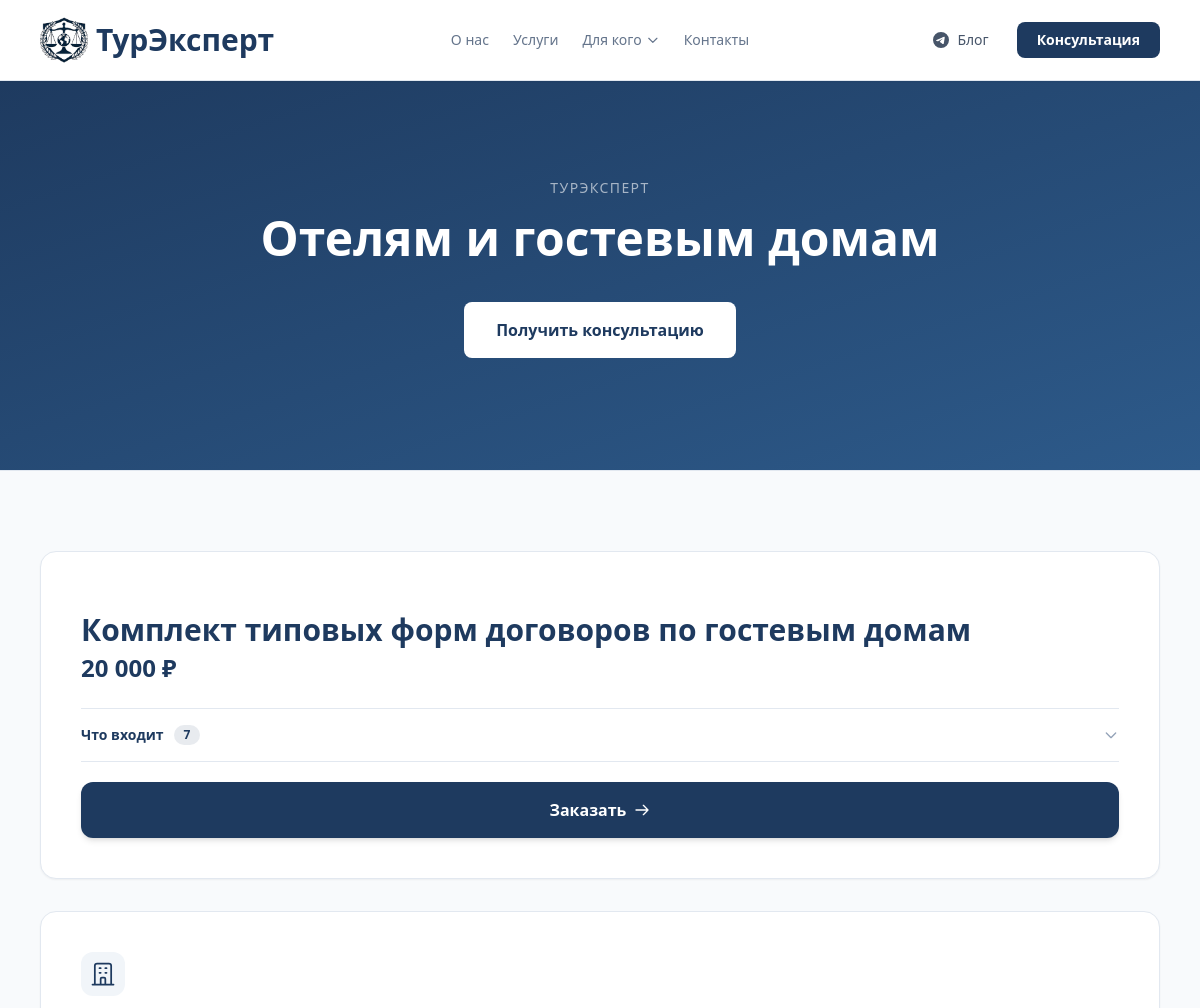
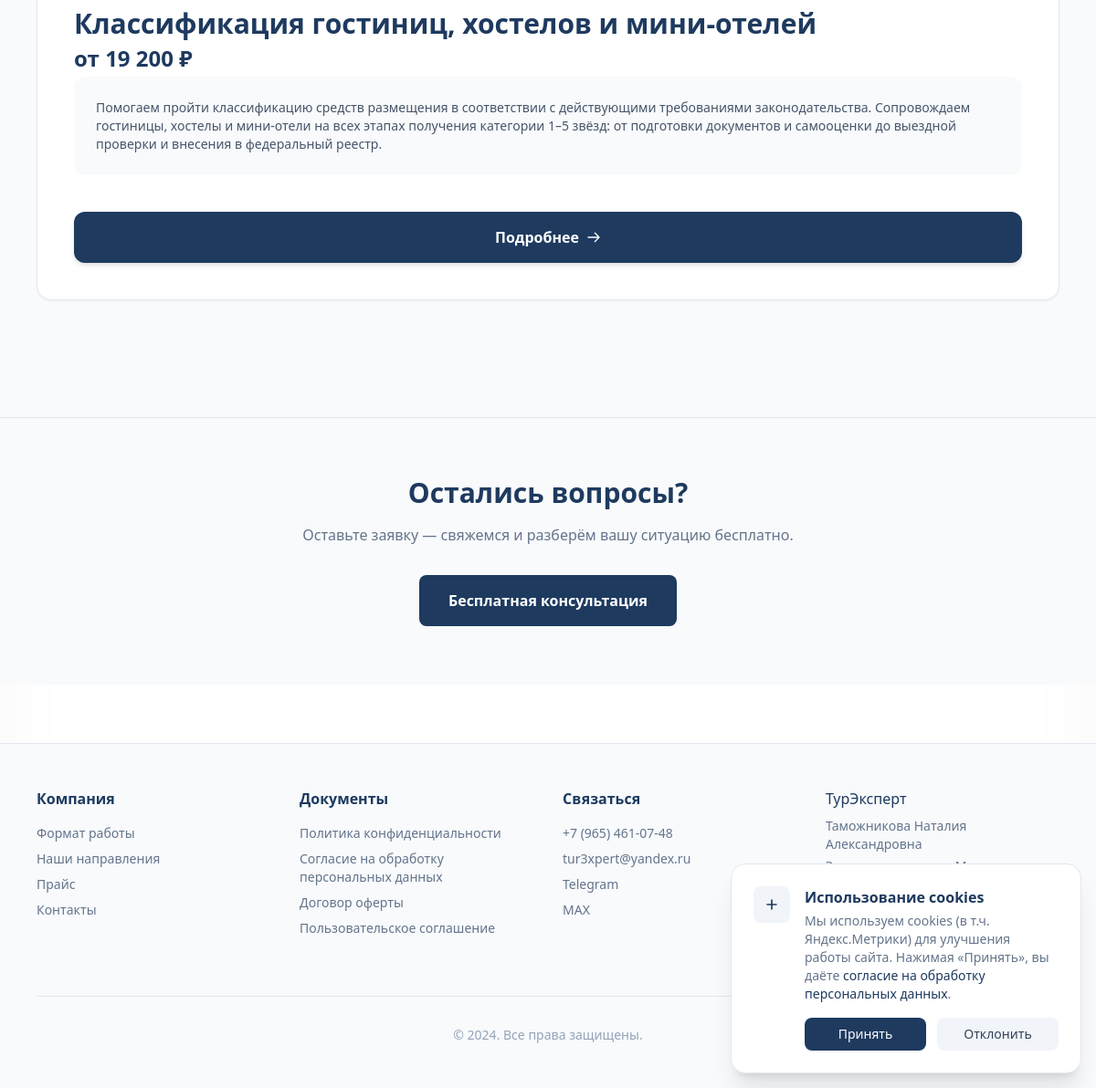
/dlya/oteliam-i-gostevym-domam/, run on the app's committed database (2 pictures, top to bottom).
### core/models.py (models this page shows, shortened)
class AudiencePage(models.Model):
    slug = models.SlugField("URL (slug)", unique=True, allow_unicode=True)
    title = models.CharField("Заголовок", max_length=200)
    subtitle = models.CharField("Подзаголовок", max_length=400, blank=True)
    content = models.TextField("Основной текст", blank=True)
    meta_description = models.CharField("Meta description (SEO)", max_length=300, blank=True)
    is_published = models.BooleanField("Опубликована", default=False)
    order = models.PositiveIntegerField("Порядок в меню", default=0)
    class Meta:
        verbose_name = "Страница аудитории"
        verbose_name_plural = "Страницы аудиторий"
        ordering = ['order']

class PriceCard(models.Model):
    CARD_TYPES = (
        ('wide', 'Широкая'),
        ('thin', 'Тонкая'),
    )
    title = models.CharField(max_length=200, verbose_name="Название услуги")
    price_display = models.CharField(max_length=100, verbose_name="Цена (текст)")
    description = models.TextField(blank=True, verbose_name="Описание")
    button_text = models.CharField(max_length=50, default="Заказать", verbose_name="Текст кнопки")
    is_highlighted = models.BooleanField(default=False, verbose_name="Выделенная карточка")
    icon_svg = models.TextField(blank=True, null=True, verbose_name="SVG иконка (код)")
    card_type = models.CharField(max_length=10, choices=CARD_TYPES, default='thin', verbose_name="Тип карточки")
    detail_page = models.ForeignKey(
        InfoPage, on_delete=models.SET_NULL, blank=True, null=True,
        verbose_name="Страница подробнее"
    )
    audience = models.ForeignKey(
        AudiencePage, on_delete=models.SET_NULL, blank=True, null=True,
        verbose_name="Страница аудитории"
    )
    order = models.PositiveIntegerField(default=0, verbose_name="Порядок")
    class Meta:
        verbose_name = "Ценовая карточка"
        verbose_name_plural = "Ценовые карточки"
        ordering = ['order']

### core/views.py (the view)
# urls.py: path('dlya/<slug:slug>/', views.audience_page, name='audience_page'),
def audience_page(request, slug):
    page = get_object_or_404(AudiencePage, slug=slug, is_published=True)
    context = {
        'page': page,
        'wide_cards': PriceCard.objects.filter(card_type='wide', audience=page),
        'thin_cards': PriceCard.objects.filter(card_type='thin', audience=page),
        'info_cards': InfoCard.objects.filter(audience=page),
    }
    return render(request, 'core/audience.html', context)

### core/templates/core/audience.html (shortened to what this page needs)
{% extends 'base.html' %}
{% load static %}
{% block content %}
<section class="relative bg-gradient-to-br from-[#1e3a5f] to-[#2d5a8a] py-20 md:py-28">
    <div class="max-w-4xl mx-auto px-4 text-center">
        <p class="text-white/60 text-sm uppercase tracking-widest mb-4">ТурЭксперт</p>
        <h1 class="text-4xl md:text-5xl font-bold text-white mb-6">{{ page.title }}</h1>
        <div class="mt-10">
            <a href="#" onclick="openModal(); return false;" class="inline-flex items-center justify-center px-8 py-4 bg-white text-[#1e3a5f] hover:bg-white/90 font-semibold rounded-lg transition-colors">
                Получить консультацию
            </a>
        </div>
    </div>
</section>
{% if wide_cards or thin_cards or info_cards %}
<section class="py-20 bg-slate-50 border-t border-slate-200">
    <div class="max-w-6xl mx-auto px-4">
        {% if wide_cards %}
        <div class="grid grid-cols-1 gap-8 mb-12">
            {% for card in wide_cards %}
            {% with items=card.accordion_items.all %}
            <div class="rounded-2xl p-8 md:p-10 shadow-sm hover:shadow-lg transition-all duration-300 flex flex-col {% if card.is_highlighted %}text-white{% else %}text-slate-900 border border-slate-200 bg-white{% endif %}"
                 {% if card.is_highlighted %}style="background:linear-gradient(160deg,#2d5a8a 0%,#1e3a5f 55%,#152c4a 100%);box-shadow:0 26px 60px -26px rgba(30,58,95,.65),inset 0 1px 0 rgba(255,255,255,.07)"{% endif %}>
                <div class="flex items-start justify-between gap-3 mb-5">
                    {% if card.icon_svg %}
                    <div class="w-11 h-11 rounded-xl flex items-center justify-center flex-shrink-0 {% if card.is_highlighted %}bg-white/10 text-white{% else %}bg-slate-100 text-[#1e3a5f]{% endif %}">
                        {{ card.icon_svg|safe }}
                    </div>
                    {% endif %}
                </div>
                <h3 class="text-2xl md:text-3xl font-bold {% if card.is_highlighted %}text-white{% else %}text-[#1e3a5f]{% endif %} mb-1 leading-tight">{{ card.title }}</h3>
                <p class="text-2xl font-bold {% if card.is_highlighted %}text-white{% else %}text-[#1e3a5f]{% endif %} mb-1">{{ card.price_display }}</p>
                {% if card.description %}
                <div class="{% if card.is_highlighted %}bg-white/10{% else %}bg-slate-50{% endif %} rounded-xl p-6 mb-5 text-sm {% if card.is_highlighted %}text-white/80{% else %}text-slate-600{% endif %}">
                    {{ card.description|linebreaks }}
                </div>
                {% else %}
                <div class="mb-5"></div>
                {% endif %}
                {% if card.detail_page %}
                <div class="mt-auto pt-5">
                    <a href="{% url 'info_page' slug=card.detail_page.slug %}" class="w-full inline-flex items-center justify-center gap-2 px-8 py-4 {% if card.is_highlighted %}bg-white text-[#1e3a5f] hover:bg-white/90{% else %}bg-[#1e3a5f] text-white hover:bg-[#2d5a8a]{% endif %} font-bold rounded-xl transition-all duration-200 hover:-translate-y-0.5 shadow-md hover:shadow-lg">
                        Подробнее
                        <svg class="w-4 h-4" fill="none" stroke="currentColor" viewBox="0 0 24 24">
                            <path stroke-linecap="round" stroke-linejoin="round" stroke-width="2" d="M14 5l7 7m0 0l-7 7m7-7H3"/>
                        </svg>
                    </a>
                </div>
                {% else %}
                <hr class="{% if card.is_highlighted %}border-white/15{% else %}border-slate-200{% endif %} mb-0">
                {% if items %}
                <div class="pkg-acc">
                    <button type="button" class="pkg-acc-btn w-full flex items-center justify-between py-4 text-left">
                        <span class="flex items-center gap-2.5 text-sm font-bold {% if card.is_highlighted %}text-white{% else %}text-[#1e3a5f]{% endif %}">
                            Что входит
                            <span class="text-xs font-bold px-2.5 py-0.5 rounded-full {% if card.is_highlighted %}bg-white/15 text-white/90{% else %}bg-[#1e3a5f]/10 text-[#1e3a5f]{% endif %}">{{ items|length }}</span>
                        </span>
                        <svg class="pkg-acc-chev w-4 h-4 flex-shrink-0 {% if card.is_highlighted %}text-white/50{% else %}text-slate-400{% endif %}" fill="none" stroke="currentColor" viewBox="0 0 24 24">
                            <path stroke-linecap="round" stroke-linejoin="round" stroke-width="2" d="M19 9l-7 7-7-7"/>
                        </svg>
                    </button>
                </div>
                <hr class="{% if card.is_highlighted %}border-white/15{% else %}border-slate-200{% endif %} mb-5">
                {% else %}
                <div class="mb-5"></div>
                {% endif %}
                <div class="mt-auto">
                    <a href="#" onclick="openModal(); return false;" class="w-full inline-flex items-center justify-center gap-2 px-8 py-4 {% if card.is_highlighted %}bg-white text-[#1e3a5f] hover:bg-white/90{% else %}bg-[#1e3a5f] text-white hover:bg-[#2d5a8a]{% endif %} font-bold rounded-xl transition-all duration-200 hover:-translate-y-0.5 shadow-md hover:shadow-lg">
                        {{ card.button_text }}
                        <svg class="w-4 h-4" fill="none" stroke="currentColor" viewBox="0 0 24 24">
                            <path stroke-linecap="round" stroke-linejoin="round" stroke-width="2" d="M14 5l7 7m0 0l-7 7m7-7H3"/>
                        </svg>
                    </a>
                </div>
                {% endif %}
            </div>
            {% endwith %}
            {% endfor %}
        </div>
        {% endif %}
    </div>
</section>
{% endif %}
<section class="py-16 bg-slate-50 border-t border-slate-200">
    <div class="max-w-2xl mx-auto px-4 text-center">
        <h2 class="text-2xl md:text-3xl font-bold text-[#1e3a5f] mb-4">Остались вопросы?</h2>
        <p class="text-slate-500 mb-8">Оставьте заявку — свяжемся и разберём вашу ситуацию бесплатно.</p>
        <a href="#" onclick="openModal(); return false;" class="inline-flex items-center justify-center px-8 py-4 bg-[#1e3a5f] hover:bg-[#2d5a8a] text-white font-semibold rounded-lg transition-colors">
            Бесплатная консультация
        </a>
    </div>
</section>
{% endblock %}

### theme/templates/base.html (style rules this page uses)
html { scroll-behavior: smooth; scroll-padding-top: 80px; }
* { -webkit-font-smoothing: antialiased; -moz-osx-font-smoothing: grayscale; }
body { box-shadow: inset 0 0 100px rgba(0,0,0,0.03); }
.rounded-xl { border-radius: 13px; }
.rounded-2xl { border-radius: 17px; }
.rounded-lg { border-radius: 7px; }

### core/templates/core/audience.html (style rules this page uses)
.pkg-acc-chev { transition:transform .3s cubic-bezier(.4,0,.2,1); }

### data on the page
AudiencePage: title "Отелям и гостевым домам"
PriceCard: title "Комплект типовых форм договоров по гостевым домам", price_display "20 000 ₽", is_highlighted False (drawn), accordion_items.all|length "7", button_text "Заказать"
PriceCard: title "Классификация гостиниц, хостелов и мини-отелей", price_display "от 19 200 ₽", description "Помогаем пройти классификацию средств размещения в соответствии с действующими требованиями законодательства. Сопровождаем гостиницы, хостелы и мини-отели на всех этапах получения категории 1–5 звёзд: от подготовки документов и самооценки до выездной проверки и внесения в федеральный реестр.", shows "Подробнее"
